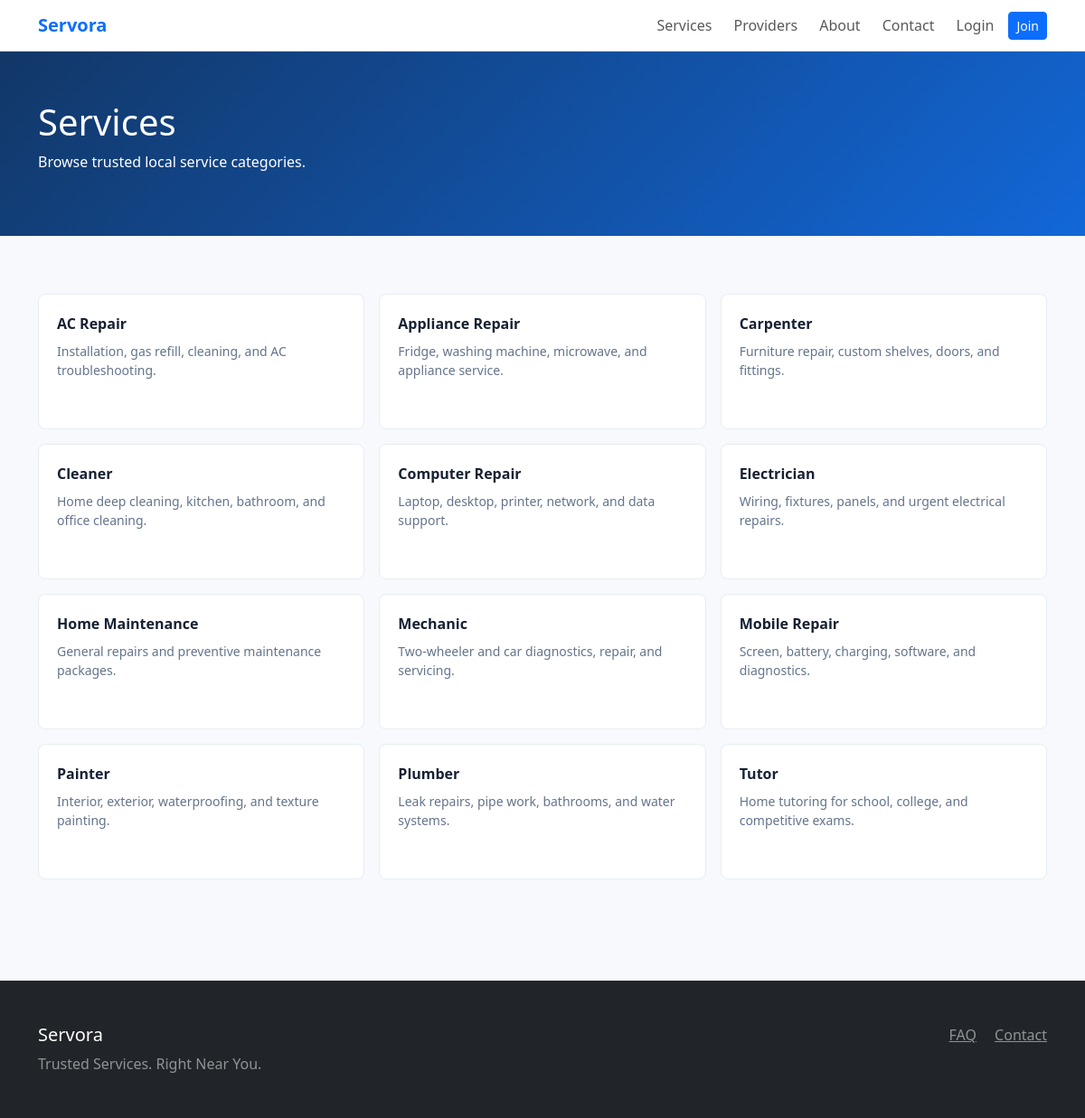
Page /services/ on the committed database.
### services/models.py (models this page shows, shortened)
class ServiceCategory(models.Model):
    name = models.CharField(max_length=120, unique=True)
    slug = models.SlugField(unique=True)
    icon = models.CharField(max_length=60, blank=True)
    description = models.TextField(blank=True)
    is_active = models.BooleanField(default=True, db_index=True)
    created_at = models.DateTimeField(auto_now_add=True)
    class Meta:
        ordering = ['name']
    def get_absolute_url(self):
        return reverse('services:detail', kwargs={'slug': self.slug})

### services/views.py (the view)
# urls.py: path('', views.service_list, name='list'),
def service_list(request):
    categories = ServiceCategory.objects.filter(is_active=True)
    return render(request, 'public/services.html', {'categories': categories})

### notifications/context_processors.py (called while the page is built)
def unread_notifications(request):
    if not request.user.is_authenticated:
        return {'unread_notifications_count': 0}
    return {
        'unread_notifications_count': request.user.notifications.filter(is_read=False).count()
    }

### templates/public/services.html (shortened to what this page needs)
{% extends 'base.html' %}
{% block content %}
<section class="page-header"><div class="container"><h1>Services</h1><p>Browse trusted local service categories.</p></div></section>
<section class="section-band"><div class="container"><div class="row g-3">
{% for category in categories %}
  <div class="col-md-4"><a class="service-card" href="{{ category.get_absolute_url }}"><strong>{{ category.name }}</strong><small>{{ category.description }}</small></a></div>
{% empty %}
  <div class="empty-state">No categories yet. Run the seed command.</div>
{% endfor %}
</div></div></section>
{% endblock %}

### static/css/style.css (style rules this page uses)
:root { --servora-primary: #1267d8; --servora-ink: #172033; --servora-accent: #ffc247; }
body { color: var(--servora-ink); background: #f7f9fc; }
.section-band { padding: 64px 0; }
.service-card { display: flex; min-height: 150px; flex-direction: column; gap: 8px; padding: 20px; color: var(--servora-ink); text-decoration: none; background: #fff; border: 1px solid #e7edf5; border-radius: 8px; }
.service-card small { color: #64748b; }
.page-header { padding: 54px 0; color: #fff; background: linear-gradient(135deg, #123767, #1267d8); }

### rows in the picture
ServiceCategory: name "AC Repair", description "Installation, gas refill, cleaning, and AC troubleshooting."
ServiceCategory: name "Appliance Repair", description "Fridge, washing machine, microwave, and appliance service."
ServiceCategory: name "Carpenter", description "Furniture repair, custom shelves, doors, and fittings."
ServiceCategory: name "Cleaner", description "Home deep cleaning, kitchen, bathroom, and office cleaning."
ServiceCategory: name "Computer Repair", description "Laptop, desktop, printer, network, and data support."
ServiceCategory: name "Electrician", description "Wiring, fixtures, panels, and urgent electrical repairs."
ServiceCategory: name "Home Maintenance", description "General repairs and preventive maintenance packages."
ServiceCategory: name "Mechanic", description "Two-wheeler and car diagnostics, repair, and servicing."
ServiceCategory: name "Mobile Repair", description "Screen, battery, charging, software, and diagnostics."
ServiceCategory: name "Painter", description "Interior, exterior, waterproofing, and texture painting."
ServiceCategory: name "Plumber", description "Leak repairs, pipe work, bathrooms, and water systems."
ServiceCategory: name "Tutor", description "Home tutoring for school, college, and competitive exams."
